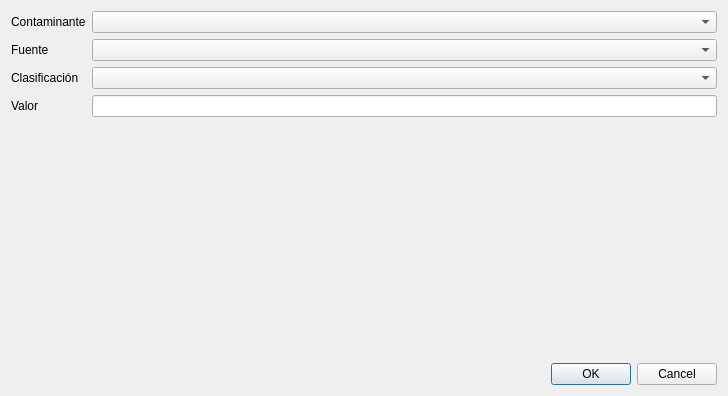
<?xml version="1.0" encoding="UTF-8"?>
<ui version="4.0">
 <class>ContaminanteZonaDlgClass</class>
 <widget class="DataDialog" name="ContaminanteZonaDlgClass">
  <property name="geometry">
   <rect>
    <x>0</x>
    <y>0</y>
    <width>728</width>
    <height>396</height>
   </rect>
  </property>
  <property name="windowTitle">
   <string>Emisión de contaminantes por fuente </string>
  </property>
  <layout class="QVBoxLayout" name="verticalLayout">
   <item>
    <layout class="QGridLayout" name="gridLayout">
     <item row="0" column="0">
      <widget class="QLabel" name="label_3">
       <property name="text">
        <string>Contaminante</string>
       </property>
       <property name="buddy">
        <cstring>contaminante</cstring>
       </property>
      </widget>
     </item>
     <item row="0" column="1">
      <widget class="TComboBox" name="contaminante"/>
     </item>
     <item row="1" column="0">
      <widget class="QLabel" name="label_2">
       <property name="text">
        <string>Fuente</string>
       </property>
       <property name="buddy">
        <cstring>fuente</cstring>
       </property>
      </widget>
     </item>
     <item row="1" column="1">
      <widget class="TComboBox" name="fuente"/>
     </item>
     <item row="2" column="0">
      <widget class="QLabel" name="label">
       <property name="text">
        <string>Clasificación</string>
       </property>
      </widget>
     </item>
     <item row="2" column="1">
      <widget class="TComboBox" name="clasificacion"/>
     </item>
     <item row="3" column="0">
      <widget class="QLabel" name="label_4">
       <property name="text">
        <string>Valor</string>
       </property>
       <property name="buddy">
        <cstring>valor</cstring>
       </property>
      </widget>
     </item>
     <item row="3" column="1">
      <widget class="QLineEdit" name="valor"/>
     </item>
    </layout>
   </item>
   <item>
    <spacer name="verticalSpacer">
     <property name="orientation">
      <enum>Qt::Vertical</enum>
     </property>
     <property name="sizeHint" stdset="0">
      <size>
       <width>206</width>
       <height>58</height>
      </size>
     </property>
    </spacer>
   </item>
   <item>
    <widget class="QDialogButtonBox" name="buttonBox">
     <property name="standardButtons">
      <set>QDialogButtonBox::Cancel|QDialogButtonBox::Ok</set>
     </property>
    </widget>
   </item>
  </layout>
 </widget>
 <customwidgets>
  <customwidget>
   <class>DataDialog</class>
   <extends>QDialog</extends>
   <header>ts.h</header>
   <container>1</container>
  </customwidget>
  <customwidget>
   <class>TComboBox</class>
   <extends>QComboBox</extends>
   <header>ts.h</header>
  </customwidget>
 </customwidgets>
 <tabstops>
  <tabstop>contaminante</tabstop>
  <tabstop>fuente</tabstop>
  <tabstop>valor</tabstop>
  <tabstop>buttonBox</tabstop>
 </tabstops>
 <resources/>
 <connections>
  <connection>
   <sender>buttonBox</sender>
   <signal>accepted()</signal>
   <receiver>ContaminanteZonaDlgClass</receiver>
   <slot>accept()</slot>
   <hints>
    <hint type="sourcelabel">
     <x>161</x>
     <y>382</y>
    </hint>
    <hint type="destinationlabel">
     <x>152</x>
     <y>156</y>
    </hint>
   </hints>
  </connection>
  <connection>
   <sender>buttonBox</sender>
   <signal>rejected()</signal>
   <receiver>ContaminanteZonaDlgClass</receiver>
   <slot>reject()</slot>
   <hints>
    <hint type="sourcelabel">
     <x>161</x>
     <y>382</y>
    </hint>
    <hint type="destinationlabel">
     <x>152</x>
     <y>156</y>
    </hint>
   </hints>
  </connection>
 </connections>
</ui>
